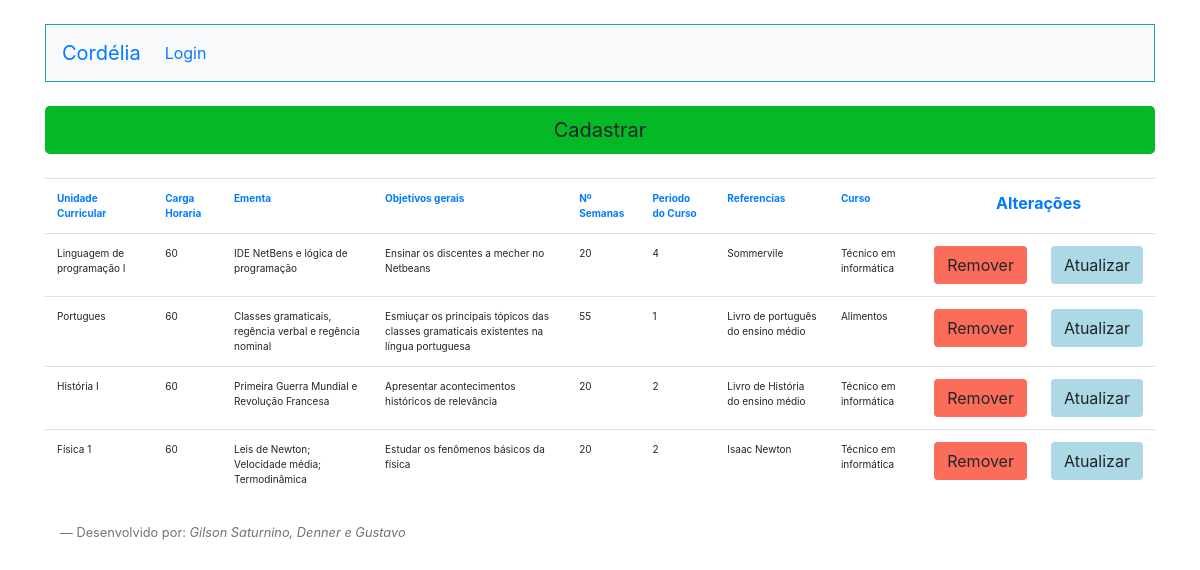
/ListarDisciplina.php, run on an earlier commit of the app's database.
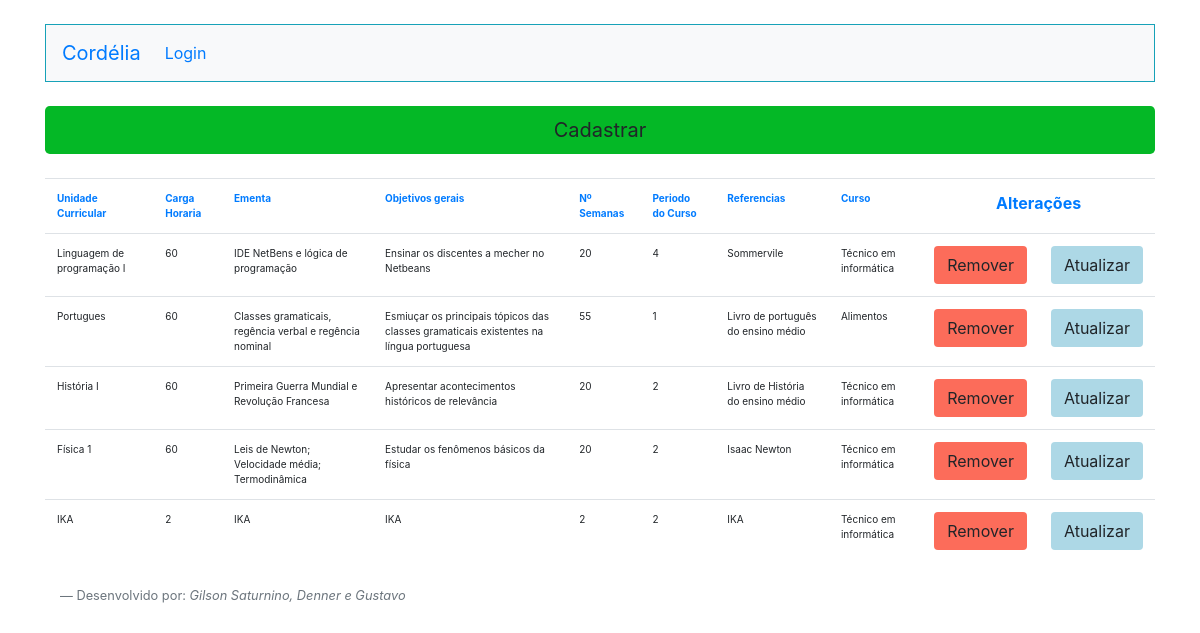
And on a later commit of the database.
### tables this page shows
CREATE TABLE `disciplina` (
  `id_disciplina` int(11) NOT NULL,
  `nome_disciplina` varchar(255) NOT NULL,
  `carga_horaria` int(11) NOT NULL,
  `ementa` varchar(255) NOT NULL,
  `objetivosG` varchar(255) NOT NULL,
  `objetivosE` varchar(255) NOT NULL,
  `numero_semanas` int(11) NOT NULL,
  `periodo_curso` int(11) NOT NULL,
  `referencias` varchar(255) NOT NULL,
  `id_curso` int(11) NOT NULL
);

CREATE TABLE `curso` (
  `id_curso` int(11) NOT NULL,
  `nome_curso` varchar(255) NOT NULL,
  `duracao` varchar(255) NOT NULL,
  `cargahoraria` int(11) NOT NULL,
  `campus` varchar(255) NOT NULL,
  `descricao_curso` varchar(255) NOT NULL,
  `ementa` varchar(255) NOT NULL,
  `coordenador` varchar(255) NOT NULL
);

### ListarDisciplina.php (the view, shortened to what this page needs)
<!doctype html>
<html lang="en">
<head>
    <link rel="stylesheet" href="https://stackpath.bootstrapcdn.com/bootstrap/4.4.1/css/bootstrap.min.css"
>
</head>
<body>
    <div class="container">
        <?php
    require_once("Cabecalho.php");
    require_once("Conexao.php");
    $sql = "select * from disciplina";
    $resultadoSql = mysqli_query($conexao, $sql);
    $vetorUmregistro = mysqli_fetch_assoc($resultadoSql);
    $vetorTodosregistro = array();
    while($vetorUmregistro != null){
         array_push($vetorTodosregistro, $vetorUmregistro);
         $vetorUmregistro = mysqli_fetch_assoc($resultadoSql);
        }
?>
         <a type="submit" class="btn btn-lg btn-block mt-4" style="background-color:#04b826;" href="FormDisc.php" role="button">Cadastrar</a>
        <table class="table mt-4" style="background-color:#FFFFFF;">
            <tr>
                <th class="text-primary text-left" style="font-size: 10px;">Unidade Curricular</th>
                <th class="text-primary text-left" style="font-size: 10px;">Carga Horaria</th>
                <th class="text-primary text-left" style="font-size: 10px;">Ementa</th>
                <th class="text-primary text-left" style="font-size: 10px;">Objetivos gerais</th>
                <th class="text-primary text-left" style="font-size: 10px;">Nº Semanas</th>
                <th class="text-primary text-left" style="font-size: 10px;">Periodo do Curso</th>
                <th class="text-primary text-left" style="font-size: 10px;">Referencias</th>
                <th class="text-primary text-left" style="font-size: 10px;">Curso</th>
                <th colspan="2" class="text-primary text-center">Alterações</th>
            </tr>
            <?php
        foreach ($vetorTodosregistro as $umRegistro){
    ?>
            <tr>
                <td class="text-left" style="font-size: 10px;"><?=$umRegistro["nome_disciplina"];?></td>
                <td class="text-left" style="font-size: 10px;"><?=$umRegistro["carga_horaria"];?></td>
                <td class="text-left" style="font-size: 10px;"><?=$umRegistro["ementa"];?></td>
                <td class="text-left" style="font-size: 10px;"><?=$umRegistro["objetivosG"];?></td>
                <td class="text-left" style="font-size: 10px;"><?=$umRegistro["numero_semanas"];?></td>
                <td class="text-left" style="font-size: 10px;"><?=$umRegistro["periodo_curso"];?></td>
                <td class="text-left" style="font-size: 10px;"><?=$umRegistro["referencias"];?></td>
                <td class="text-left" style="font-size: 10px;">
                    <?php
                    $idC =$umRegistro["id_curso"];
                    $sql = "select nome_curso from curso  where id_curso = $idC";
                    $resultadoSql = mysqli_query($conexao, $sql);
                    $vetorUmregistro = mysqli_fetch_assoc($resultadoSql);
                    echo $vetorUmregistro["nome_curso"];
                ?>
                </td>
                <td>
                    <form action="RemoverDisciplina.php" method="POST">
                        <button type="submit" class="btn" style="background-color:#fc6c5a">Remover</button>
                    </form>
                </td>
                <td>
                    <form action="FormDisc.php" method="POST">
                        <button type="submit" class="btn" style="background-color:#ADD8E6;">Atualizar</button>
                    </form>
                </td>
            </tr>
            <?php
        }
    ?>
        </table>
    <?php require_once("Footer.php");
        ?>
        </div>
</body>
</html>

### Cabecalho.php (shortened to what this page needs)
<!doctype html>
<html lang="en">
<head>
    <link rel="stylesheet" href="https://stackpath.bootstrapcdn.com/bootstrap/4.3.1/css/bootstrap.min.css"
>
</head>
<body>
    <nav class="navbar navbar-expand-lg  bg-light border border-info mt-4">
        <a class="navbar-brand" href="index.php">Cordélia</a>
        <div class="collapse navbar-collapse" id="navbarNavDropdown">
            <ul class="navbar-nav">
                <?php
                if(isset($_SESSION["nome"])){
                    if($_SESSION["perfil"]=="Coordenador"){
                 ?>
                <li class="nav-item">
                    <a class="nav-link" href="ListarCurso.php">Cursos</a>
                </li>
                <li class="nav-item">
                    <a class="nav-link" href="ListarDisciplina.php">Disciplinas </a>
                </li>
                <li class="nav-item">
                    <a class="nav-link" href="ListarPlano.php">Planos de Ensino</a>
                </li>
                <li class="nav-item">
                    <a class="nav-link" href="FormCadastro.php">Adicionar membro</a>
                </li>
                <li class="nav-item">
                    <a class="nav-link" href="ListarUsuarios.php">Chat</a>
                </li>
                <?php
                }if($_SESSION["perfil"]=="Docente"){
                        ?>
                        <li class="nav-item dropdown">
                        <a class="nav-link dropdown-toggle" href="#" id="navbarDropdown" role="button"
                        data-toggle="dropdown" aria-haspopup="true" aria-expanded="false">
                        Planos de Ensino
                        </a>
                        <div class="dropdown-menu" aria-labelledby="navbarDropdown">
                        <a class="dropdown-item" href="FormPlano.php">Novo plano</a>
                        <a class="dropdown-item" href="ListarPlano.php">Meus planos</a>
                    </li>
                    <li class="nav-item">
                    <a class="nav-link" href="ListarUsuarios.php">Chat</a>
                </li>
                <?php
                }if($_SESSION["perfil"]=="Discente do Colegiado"){
                            ?>
                <li class="nav-item">
                    <a class="nav-link" href="ListarPlano.php">Planos de Ensino</a>
                </li>
                <li class="nav-item">
                    <a class="nav-link" href="ListarUsuarios.php">Chat</a>
                </li>
                <?php
                }if($_SESSION["perfil"]=="Pedagogo"){
                            ?>
                <li class="nav-item">
                    <a class="nav-link" href="ListarPlano.php">Planos de Ensino</a>
                </li>
                <li class="nav-item">
                    <a class="nav-link" href="ListarUsuarios.php">Chat</a>
                </li>
                <?php
                }if($_SESSION["perfil"]=="Docente do Colegiado"){
                            ?>
                <li class="nav-item">
                    <a class="nav-link" href="ListarPlano.php">Planos de Ensino</a>
                </li>
                <li class="nav-item">
                    <a class="nav-link" href="ListarUsuarios.php">Chat</a>
                </li>
                <?php
                }if($_SESSION["perfil"]=="Tecnico do Colegiado"){
                            ?>
                <li class="nav-item">
                    <a class="nav-link" href="ListarPlano.php">Planos de Ensino</a>
                </li>
                <li class="nav-item">
                    <a class="nav-link" href="ListarUsuarios.php">Chat</a>
                </li>
                <?php
                }
                }else{ ?>
                <li class="nav-item">
                    <a class="nav-link" href="Login.php">Login</a>
                </li>
                <?php }?>
            </ul>
        </div>
    </nav>
</body>
</html>

### Footer.php (shortened to what this page needs)
<!doctype html>
<html lang="en">
<head>
    <link rel="stylesheet" href="https://stackpath.bootstrapcdn.com/bootstrap/4.4.1/css/bootstrap.min.css"
>
</head>
<body>
    <div class="container mt-4">
        <div class="row">
            <div class="col-md-12">
            <footer class="blockquote-footer">Desenvolvido por:  <cite title="Source Title">Gilson Saturnino, Denner e Gustavo</cite></footer>
            </div>
        </div>
    </div>
</body>
</html>

### Cabecalho.php (style rules this page uses)
body { background-color:#ffffff; }

What changed in the data, as far as the page shows it:
added disciplina: nome_disciplina "IKA", carga_horaria "2", ementa "IKA", objetivosG "IKA", numero_semanas "2", periodo_curso "2", referencias "IKA", id_curso.nome_curso "Técnico em informática"
